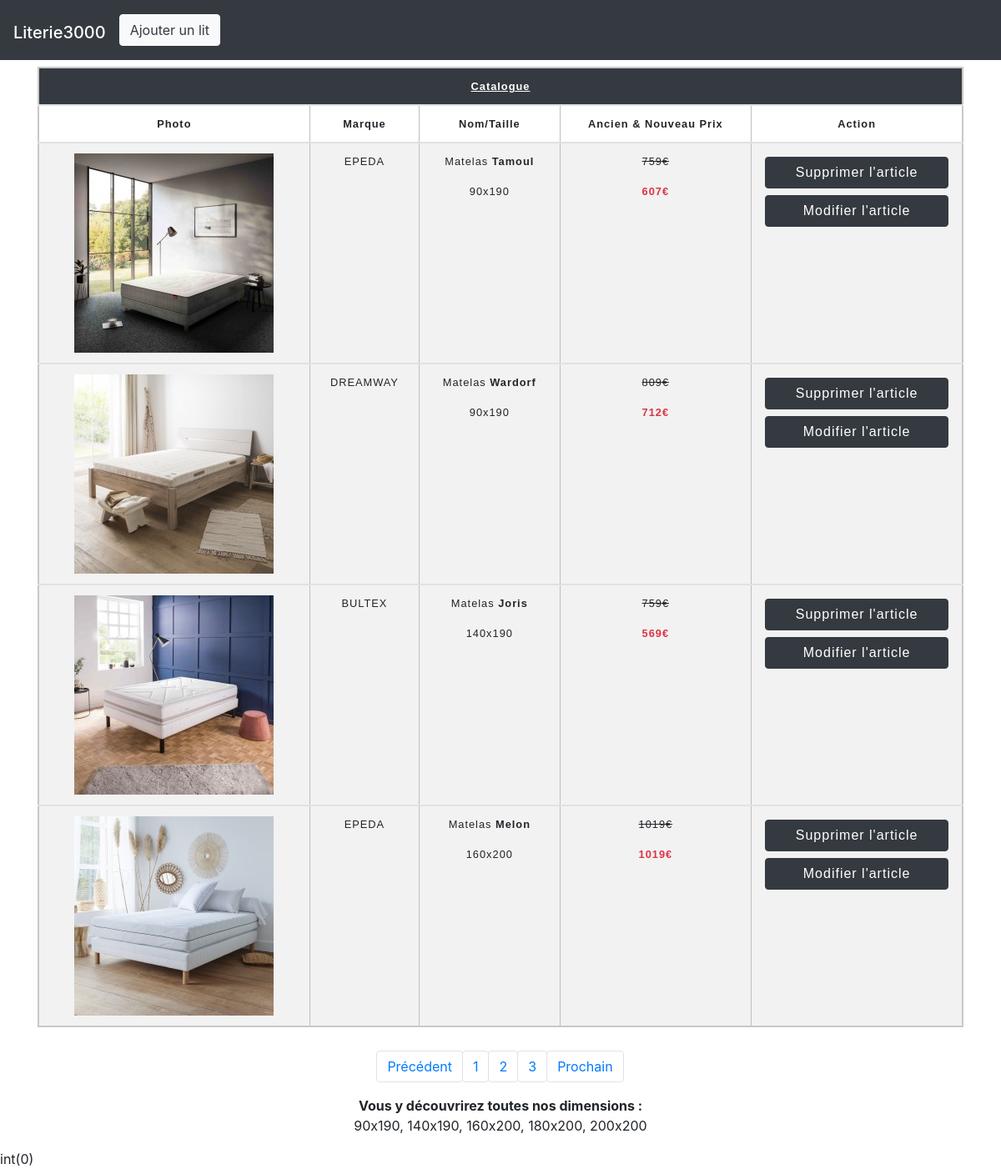
The page / on the database its author committed.
### tables this page shows
CREATE TABLE `lit` (
  `id` int(11) NOT NULL AUTO_INCREMENT,
  `nom` varchar(50) NOT NULL,
  `marque` varchar(50) NOT NULL,
  `largeur` int(11) NOT NULL,
  `longueur` int(11) NOT NULL,
  `prix` int(11) NOT NULL,
  `promotion` int(11) DEFAULT NULL,
  PRIMARY KEY (`id`)
);

### index.php (the view)
<?php
$offsetpage = 0;
function offsetpagination($param)
{
    return $param + 1;
}
$dsn = "mysql:host=localhost;dbname=literie";
$db = new PDO($dsn, "root", "");
$query = $db->query("SELECT * FROM lit LIMIT 4 OFFSET $offsetpage");
$lits = $query->fetchAll();
include("templates/header.php");
?>
<main>
    <div class="container">
        <table class="table table-striped m-2">
            <thead>
                <tr class="bg-dark">
                    <th colspan="5" class="text-white text-center"><u>Catalogue</u></th>
                </tr>
                <tr>
                    <th scope="col" class="text-center">Photo</th>
                    <th scope="col" class="text-center">Marque</th>
                    <th scope="col" class="text-center">Nom/Taille</th>
                    <th scope="col" class="text-center">Ancien & Nouveau Prix</th>
                    <th scope="col" class="text-center">Action</th>
                </tr>
            </thead>
            <?php
            foreach ($lits as $lit) {
                $promotion =  round($lit["prix"] - ($lit["prix"] * ($lit["promotion"] / 100)));
            ?>
                <tbody>
                    <tr>
                        <td><img src="assets/<?= $lit["nom"] ?>.jpg" alt=""></td>
                        <td><?= strtoupper($lit["marque"]) ?></td>
                        <td>
                            <p>Matelas <strong><?= ucfirst($lit["nom"]) ?></strong></p>
                            <p><?= $lit["largeur"] . "x" .  $lit["longueur"] ?></p>
                        </td>
                        <td>
                            <div>
                                <p><del> <?= $lit["prix"] ?>€</del></p>
                                <p class="text-danger"><strong><?= $promotion ?>€</strong></p>
                            </div>
                        </td>
                        <td>
                            <div class="d-flex flex-column">
                                <a class="btn btn-dark m-1" href="./deletebed.php?nomLit=<?= $lit["nom"] ?>" onclick="post">Supprimer l'article</a>
                                <a class="btn btn-dark m-1" href="./updatebed.php?nomLit=<?= $lit["nom"] ?>" onclick="post">Modifier l'article</a>
                            </div>
                        </td>
                    </tr>
                </tbody>
            <?php
            }
            ?>
        </table>
        <nav class="navpag" aria-label="Page navigation example">
            <ul class="pagination">
                <li class="page-item page-link btn">Précédent</li>
                <li class="page-item page-link btn">1</li>
                <li class="page-item page-link btn">2</li>
                <li class="page-item page-link btn">3</li>
                <li class="page-item page-link btn" onclick="<?= offsetpagination($offsetpage) ?>">Prochain</li>
            </ul>
        </nav>
        <strong>Vous y découvrirez toutes nos dimensions :</strong>
        <p>90x190, 140x190, 160x200, 180x200, 200x200</p>
    </div>
</main>
<?php
var_dump($offsetpage);
include("templates/footer.php")
?>

### templates/header.php (shortened to what this page needs)
<!DOCTYPE html>
<html lang="fr">
<head>
    <link rel="stylesheet" href="https://stackpath.bootstrapcdn.com/bootstrap/4.3.1/css/bootstrap.min.css">
    <link rel="stylesheet" href="css/main.css">
</head>
<body>
    <nav class="navbar navbar-expand-lg navbar-dark bg-dark">
        <h1><a class="navbar-brand" href="./index.php">Literie3000</a></h1>
        <div class="collapse navbar-collapse" id="navbarNav">
            <ul class="navbar-nav">
                <li class="nav-item">
                   <a class="btn btn-light text-dark " href="./addbed.php">Ajouter un lit</a>
                </li>
            </ul>
        </div>
    </nav>

### templates/footer.php
</body>
</html>

### css/main.css (style rules this page uses)
* { box-sizing: border-box; }
.container { display: flex; flex-direction: column; justify-content: center; align-items: center; }
a, a:link, a:visited, a:focus, a:hover, a:active { text-decoration: none; }
td, th { border: 1px solid #bebebe; padding: 10px; }
td { text-align: center; }
table { border-collapse: collapse; border: 2px solid #c8c8c8; letter-spacing: 1px; font-family: sans-serif; font-size: 0.8rem; }
.navpag { margin-top: 20px; }

### rows shown on the page
lit: nom (picture), marque "EPEDA", nom "Tamoul", largeur "90", longueur "190", prix "759", promotion "607"
lit: nom (picture), marque "DREAMWAY", nom "Wardorf", largeur "90", longueur "190", prix "809", promotion "712"
lit: nom (picture), marque "BULTEX", nom "Joris", largeur "140", longueur "190", prix "759", promotion "569"
lit: nom (picture), marque "EPEDA", nom "Melon", largeur "160", longueur "200", prix "1019"
